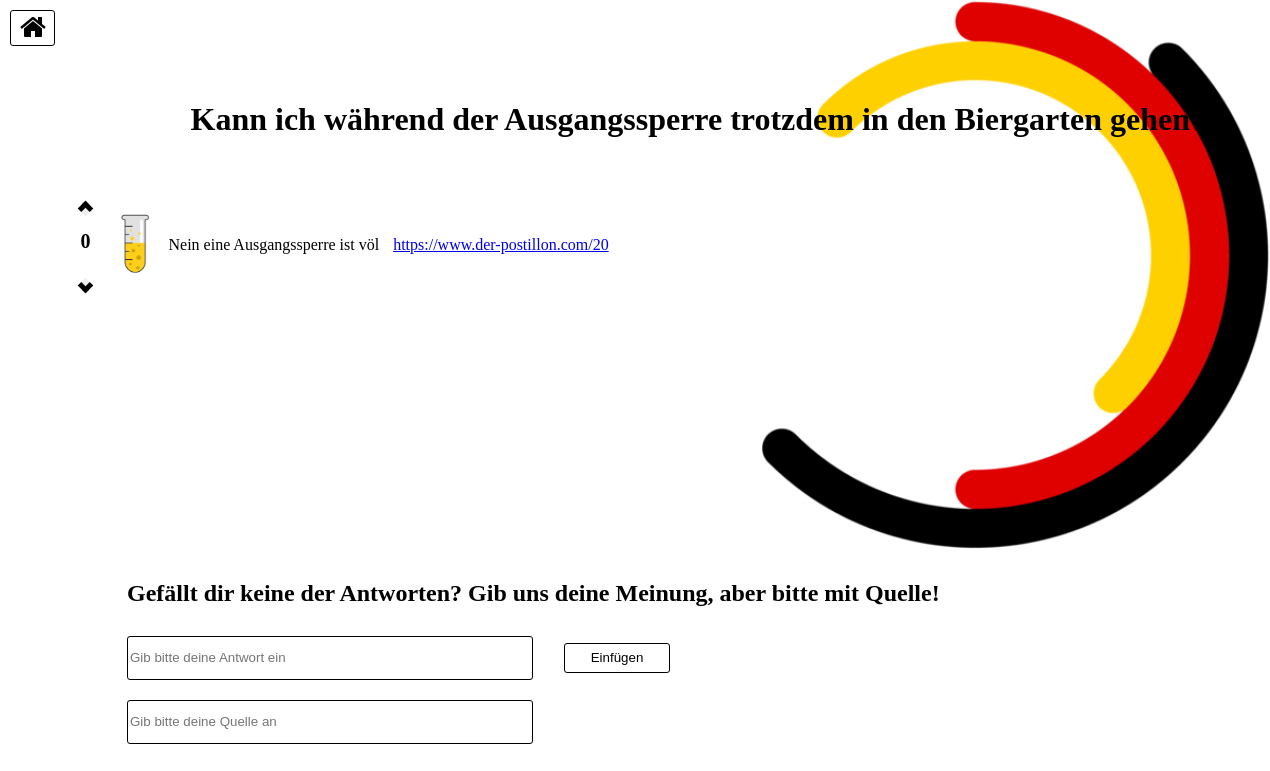
The app's page /hackathon/answers.php?fragen_id=2 with its own data.
### tables this page shows
CREATE TABLE `fragen` (
  `ID` int(11) NOT NULL,
  `Fragestellung` text NOT NULL
);

CREATE TABLE `antworten` (
  `ID` int(11) NOT NULL,
  `Antworttext` varchar(32) NOT NULL,
  `Quelle` varchar(32) NOT NULL,
  `Upvote` int(11) DEFAULT 0,
  `Downvote` int(11) DEFAULT 0,
  `Serioes` int(11) DEFAULT NULL,
  `Frage_ID` int(11) NOT NULL
);

### hackathon/answers.php (the view, shortened to what this page needs)
<?php include 'credentials.php';?>
<!DOCTYPE html>
<html>
<head>
	<link rel="stylesheet" href="https://cdnjs.cloudflare.com/ajax/libs/font-awesome/4.7.0/css/font-awesome.min.css">
</head>
<body>
<?php
$mysqli = new mysqli($GLOBAL_HOST, $GLOBAL_USER, $GLOBAL_PW, $GLOBAL_DB_NAME);
	$fragen_id = $_GET['fragen_id'];
	$query = "SELECT * From fragen where ID = $fragen_id";
	if ($result = $mysqli->query($query)) {
		$row = $result->fetch_assoc();
		$fragestellung = $row['Fragestellung'];
		echo "<div id='question'><h1><b>$fragestellung</b></h1></div>";
	}
	?>
<div class="answertable">
	<table id="answertable">
<?php
$query = "SELECT antworten.ID as antwort_id, Antworttext, Quelle, Upvote, Downvote From fragen join antworten where fragen.id = antworten.Frage_ID and fragen.ID = $fragen_id ";
	if ($result = $mysqli->query($query)) {
		while ($row = $result->fetch_assoc()) {
			$id = $row['antwort_id'];
			$answer = $row['Antworttext'];
			$quelle = $row['Quelle'];
			$upvote = $row['Upvote'];
			$downvote = $row['Downvote'];
			$votes = $upvote - $downvote;
	echo "<tr>
		<td>
			<div class='votetable'>
			<table id ='votetable'>
			<tr>
			<td><button id='upvote_$id' class='arrow up' onclick='vote(1, this.id)'></button></td>
			</tr>
			<tr>
			<td align='center'><div class='number'><text id='number'><b id='score_$id' style='font-size:20px'>$votes</b></text></div></td>
			</tr>
			<tr>
			<td><button id='downvote_$id' class='arrow down' onclick='vote(-1, this.id)'></button></td>
			</tr>
			</table>
			</div>
		</td>";
		if($votes >= 5) {
			echo "<td><img id='button_image_$id' width='40' height='80' src='PNG/reagenzglas_richtig.png'></td>";
		  } else if ($votes > 0) {
			  echo "<td><img id='button_image_$id' width='40' height='80' src='PNG/reagenzglas_eher_richtig.png'></td>";
		  } else if ($votes == 0) {
		  echo "<td><img id='button_image_$id' width='40' height='80' src='PNG/reagenzglas_teils.png'></td>";
		  } else if ($votes > -5) {
		  echo "<td><img id='button_image_$id' width='40' height='80' src='PNG/reagenzglas_eher_falsch.png'></td>";
		  } else {
		  echo "<td><img id='button_image_$id' width='40' height='80' src='PNG/reagenzglas_falsch.png'></td>";
		}
		echo "<td>$answer</td>";
		echo "<td><a target='_blank' href='$quelle'>$quelle</a></td>";
		echo "</tr>";
}
}
 ?>
</table>
</div>
<div class="homebutton">
  <form method="get" action="/hackathon/index.php">
	<button type = "btn"><i class="fa fa-home"></i></button>
  </form>
</div>
<?php
if (isset($_POST['antwort']) && isset($_POST['quelle']))
{
	$antwort = $_POST['antwort'];
	$quelle = $_POST['quelle'];
	$mysqli = new mysqli($GLOBAL_HOST, $GLOBAL_USER, $GLOBAL_PW, $GLOBAL_DB_NAME);
	if ($mysqli->connect_errno) {
		printf("Connect failed: %s\n", $mysqli->connect_error);
		exit();
	}
	$query = "SELECT * FROM antworten WHERE Antworttext = '$antwort';";
	if ($result = $mysqli->query($query)) {
	if ($result -> num_rows){
			echo "<h2>Du hast diese Frage schon beantwortet. Für neue Fragen kehre zur Homepage zurück</h2>";
	}
	else{
			$query = "SET @key_frage = (SELECT `ID` FROM `fragen` WHERE `Fragestellung` = '$fragestellung' );
					INSERT INTO `antworten` (`ID`, `Antworttext`, `Quelle`, `Upvote`, `Downvote`, `Serioes`, `Frage_ID`)
					VALUES (NULL, '$antwort', '$quelle', 0, 0, NULL, @key_frage);";
			if ($mysqli->multi_query($query)) {
				do {
					if ($result = $mysqli->store_result()) {
						while ($row = $result->fetch_row()) {
						}
						$result->free();
					}
					if ($mysqli->more_results()) {
					}
				} while ($mysqli->next_result());
			}
	echo "<h2>Deine Antwort wurde erfolgreich hinzugefügt, danke dass du einen Beitrag leistest!</h2>";
	}
	}
}
else{
?>
<h2>Gefällt dir keine der Antworten? Gib uns deine Meinung, aber bitte mit Quelle!</h2>
<div class="answer-container">
   <form action="" method="post">
      <input type="text" id="answer" placeholder="Gib bitte deine Antwort ein" name="antwort">
	  <input type="text" id="quelle" placeholder="Gib bitte deine Quelle an" name="quelle">
      <button type = "submit" name="insert" value="insert" id="insert">Einfügen</button>
    </form>
</div>
<?php
}
?>
</body>
</html>

### hackathon/answers.php (style rules this page uses)
body { background-image: url('Pics/Hackathonlogo.png'); background-repeat: no-repeat; background-size: cover; }
h1 { position: absolute; left: 15%; top: 10%; }
.answertable #answertable { display: block; max-height: 425px; overflow-y: scroll; border-collapse: collapse; table-layout: fixed; width: 1200px; position:absolute; left: 5%; top: 22% }
.answertable #answertable td { padding: 7px; }
.votetable #votetable { table-layout: fixed; width:30px; }
button { border: solid black; border-width: 0px 5px 5px 0px; display: inline-block; }
.number #number { font-size = 5; }
.up { padding: 3px; transform: rotate(-135deg); -webkit-transform: rotate(-135deg); margin-up: 120%; }
.down { padding: 3px; transform: rotate(45deg); -webkit-transform: rotate(45deg); margin-bottom: 60%; }
.homebutton button { padding-left: 9px; padding-right: 8px; width:45px; padding-top:1px; padding-bottom: 5px; height: 36px; background: transparent; color: black; border: 1px solid black; border-radius: 3px; cursor: pointer; transition: all ease 2s; font-size: 120%; position: absolute; top: 10px; left: 10px; font-size: 28px; }
.answer-container { overflow-wrap: break-word; position: absolute; TOP: 77%; left:10%; }
.answer-container input { height: 40px; width: 400px; border: 1px solid black; border-radius: 3px; transition: all ease 5s; }
.answer-container #quelle { position: absolute; top: 100%; left: 0%; }
.answer-container button { position: relative; margin: 2em; padding: .5em 1em; width: 8em; background: transparent; color: black; border: 1px solid black; border-radius: 3px; cursor: pointer; transition: all ease 2s; }
h2 { position: absolute; top: 70%; left: 10%; }

### records on screen
fragen: Fragestellung "Kann ich während der Ausgangssperre trotzdem in den Biergarten gehen?"
antworten: Upvote "0", Downvote 0 (drawn), Antworttext "Nein eine Ausgangssperre ist völ", Quelle "https://www.der-postillon.com/20"
